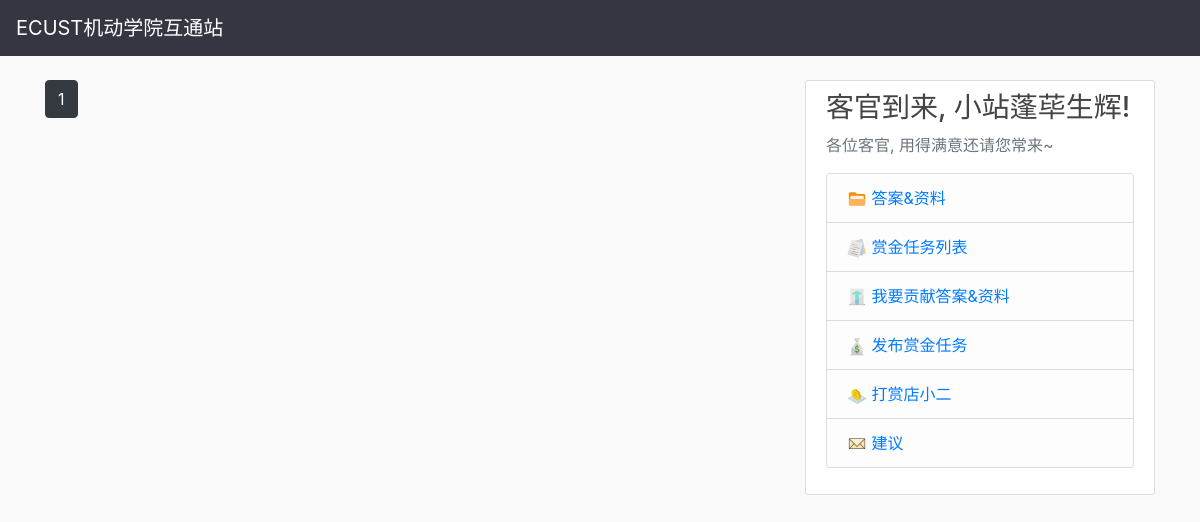
The page /jobs/ on the database as committed earlier.
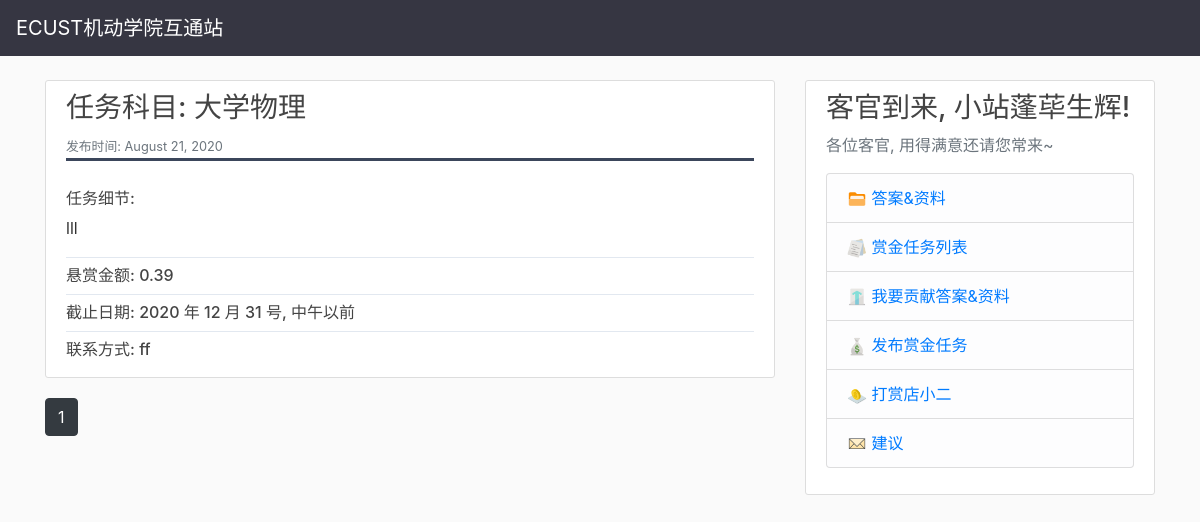
The same page on the database as committed later.
### money_job/models.py (models this page shows, shortened)
class Job(models.Model):
    subject = models.CharField(max_length= 15)
    how_much = models.DecimalField(decimal_places=2,max_digits=6)
    job_detail = models.TextField(max_length= 500)
    deadline = models.CharField(max_length= 50)
    contact = models.CharField(max_length= 45)
    post_date = models.DateTimeField(default=timezone.now)

### money_job/views.py (the view)
# urls.py: path('jobs/', money_job_view.JobListView.as_view(), name='jobs'),
class JobListView(ListView):
    model = Job
    template_name = 'money_job/job_page.html'
    context_object_name = 'jobs'
    ordering = ['-post_date']
    paginate_by = 5

### money_job/templates/money_job/job_page.html (shortened to what this page needs)
{%  extends 'main_page/base.html'%}
{% block content %}
{% for job in jobs %}
<article class="media content-section">
    <div class="media-body">
        <div class="article-metadata">
            <h3 class="article-title">任务科目: {{ job.subject }}</h3>
            <small class="text-muted">发布时间: {{ job.post_date|date:"F d, Y" }}</small>
        </div>
        <br>
        <h6 class="article-title">任务细节:</h6>
        <div class="row">
            <div class="col-10 text-warp">
                <p class="text-break">{{ job.job_detail}}</p>
            </div>
        </div>
        <div class="separator"></div>
        <div class="row">
            <div class="col-10 text-warp">
                <h6 class="text-break">悬赏金额: {{ job.how_much}}</h6>
            </div>
        </div>
        <div class="separator">
        </div>
        <div class="row">
            <div class="col-10 text-warp">
                <h6 class="text-break">截止日期: {{ job.deadline}}</h6>
            </div>
        </div>
        <div class="separator">
        </div>
        <div class="row">
            <div class="col-10 text-warp">
                <h6 class="text-break">联系方式: {{ job.contact}}</h6>
            </div>
        </div>
    </div>
</article>
{% endfor %}
{% for num in page_obj.paginator.page_range %}
{% if page_obj.number == num %}
<a class="btn btn-dark mb-4" href="?page={{ num }}">{{ num }}</a>
{% elif num > page_obj.number|add:'-3' and num < page_obj.number|add:'3' %}
<a class="btn btn-outline-dark mb-4" href="?page={{ num }}">{{ num }}</a>
{% endif %}
{% endfor %}
{% endblock content %}

Rows that differ between the two databases and show on the page:
added Job: subject "大学物理", post_date "August 21, 2020", job_detail "lll", how_much "0.39", deadline "2020 年 12 月 31 号, 中午以前", contact "ff"
